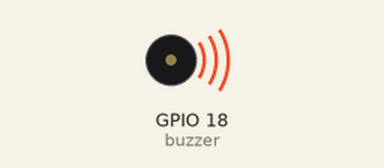
Bench run of a program on a simulated Raspberry Pi (BCM pin numbers). On the bench: buzzer (waves = sounding). At 9.0 s the program stops and its outputs stay as they are.

Above: at 0.5 s.
Timing chart, 0 to 6.9 s (numbered marks = the images above):
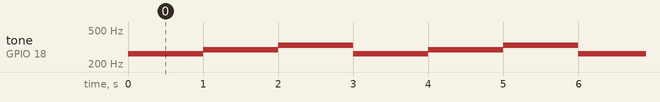

The program:

Buzzer7.py
```python
import RPi.GPIO as GPIO
import time

buzzer = 18
GPIO.setmode(GPIO.BCM)
GPIO.setup(buzzer, GPIO.OUT)

pwm = GPIO.PWM(buzzer, 1.0)
pwm.start(50.0)

for cnt in range(0, 3):
	pwm.ChangeFrequency(262)
	time.sleep(1.0)
	pwm.ChangeFrequency(294)
	time.sleep(1.0)
	pwm.ChangeFrequency(330)
	time.sleep(1.0)

pwm.ChangeDutyCycle(0.0)

pwm.stop()
GPIO.cleanup()
```

Measured:
- by itself, tone on GPIO 18 (buzzer): repeats every 3.0 s: 294 Hz 1.0 s, 330 Hz 1.0 s, 262 Hz 1.0 s
